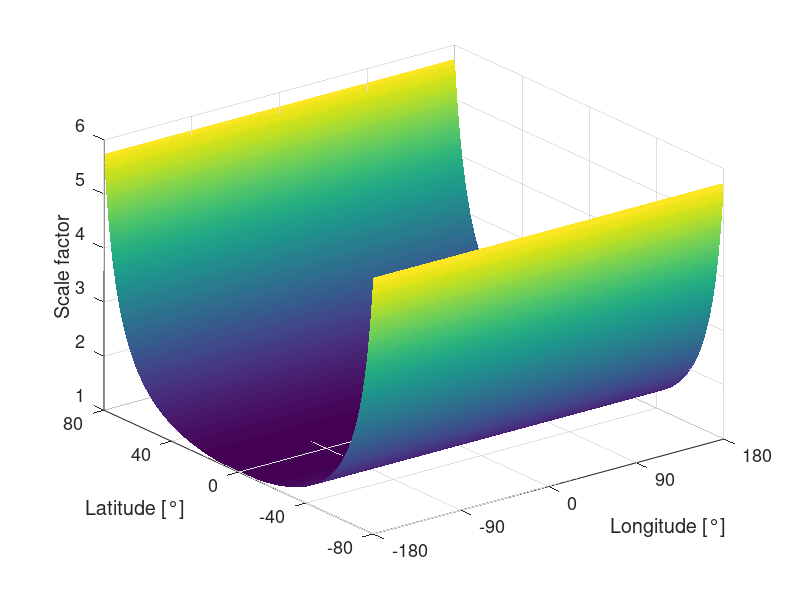

This figure's MATLAB source:
clear all
close all
clc
%Superfície de distorção para a projeção Mercator
%Baseado nas equações apresentadas em Snyder (1926)

%Lon0:       Longitude do centro da projeção (meridiano central)
%Lat0:       Latitude média ou latitude escolhida como origem do sistema de
             %coordenadas retangulares da projeção
%Lat1, Lat2: Paralelos padrão
%h:          Fator de escala relativo ao longo dos meridianos
%k:          Fator de escala relativo ao longo dos paralelos
%w:          Máxima deformação angular num dado ponto da projeção
%X, Y:       Coordenadas retangulares da projeção
%R:          Raio da esfera de referência (km)

LimLat1 = -80;
LimLat2 =  80;
StepLat =  0.1;
LimLon1 = -180;
LimLon2 =  180;
StepLon =  0.1;

Lon0 = 0;

% Parâmetros GRS80 
a  = 6378137/1000;%km
e2 = 0.00669437999015;
e  = sqrt(e2);

%Definição do reticulado
[Lon,Lat] = meshgrid(LimLon1:StepLon:LimLon2,LimLat1:StepLat:LimLat2);

%Cálculo das coordenadas [X Y]. 
X        = a * (Lon - Lon0);
potencia = e / 2;
tangente = tan((45 * pi / 180) + (Lat / 2));
aux1     = 1 - (e * sin(Lat));
aux2     = 1 + (e * sin(Lat));
aux      = aux1 ./ aux2;
Y        = a * log(tangente .* aux.^potencia);

m = sqrt(1 - (e2 * sin(deg2rad(Lat)).^2)) ./ cos(deg2rad(Lat));

%Plotando a distorção
figure,surf(Lon,Lat,m,'EdgeColor','none');
%colormap jet;
xlabel('Longitude [°]'),ylabel('Latitude [°]'),zlabel('Scale factor');
xlim([-180 180]);
ylim([-80 80]);
set(gca,'XTick',-180:90:180);
set(gca,'YTick',-80:40:80);
%grid on;
set(gca,'FontSize',13);
saveas(gcf,'dist_mercator','png')
